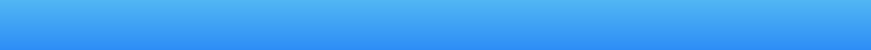
<?xml version="1.0" encoding="UTF-8"?>
<ui version="4.0">
 <class>TopBar</class>
 <widget class="QFrame" name="TopBar">
  <property name="geometry">
   <rect>
    <x>0</x>
    <y>0</y>
    <width>871</width>
    <height>50</height>
   </rect>
  </property>
  <property name="minimumSize">
   <size>
    <width>0</width>
    <height>50</height>
   </size>
  </property>
  <property name="maximumSize">
   <size>
    <width>16777215</width>
    <height>50</height>
   </size>
  </property>
  <property name="windowTitle">
   <string>Frame</string>
  </property>
  <property name="styleSheet">
   <string notr="true">#TopBar
{
	background-color: qlineargradient(spread:pad, x1:0, y1:0, x2:0, y2:1, stop:0 rgba(81, 182, 243, 255), stop:1 rgba(45, 141, 246, 255));
}
</string>
  </property>
  <layout class="QHBoxLayout" name="horizontalLayout">
   <property name="leftMargin">
    <number>0</number>
   </property>
   <property name="topMargin">
    <number>0</number>
   </property>
   <property name="rightMargin">
    <number>0</number>
   </property>
   <property name="bottomMargin">
    <number>0</number>
   </property>
   <item>
    <widget class="QLabel" name="label">
     <property name="minimumSize">
      <size>
       <width>50</width>
       <height>50</height>
      </size>
     </property>
     <property name="maximumSize">
      <size>
       <width>50</width>
       <height>50</height>
      </size>
     </property>
     <property name="styleSheet">
      <string notr="true">border-image: url(:/image/Logo.png);</string>
     </property>
     <property name="text">
      <string/>
     </property>
    </widget>
   </item>
   <item>
    <widget class="QLabel" name="label_2">
     <property name="minimumSize">
      <size>
       <width>300</width>
       <height>50</height>
      </size>
     </property>
     <property name="maximumSize">
      <size>
       <width>300</width>
       <height>50</height>
      </size>
     </property>
     <property name="styleSheet">
      <string notr="true">border-image: url(:/image/toptitle.png);</string>
     </property>
     <property name="text">
      <string/>
     </property>
    </widget>
   </item>
   <item>
    <spacer name="horizontalSpacer">
     <property name="orientation">
      <enum>Qt::Horizontal</enum>
     </property>
     <property name="sizeHint" stdset="0">
      <size>
       <width>506</width>
       <height>20</height>
      </size>
     </property>
    </spacer>
   </item>
   <item>
    <widget class="QLabel" name="listenInfo">
     <property name="font">
      <font>
       <family>黑体</family>
       <pointsize>18</pointsize>
       <weight>75</weight>
       <bold>true</bold>
      </font>
     </property>
     <property name="styleSheet">
      <string notr="true">color: rgb(255, 255, 255);</string>
     </property>
     <property name="text">
      <string>  </string>
     </property>
    </widget>
   </item>
   <item>
    <widget class="QToolButton" name="fullScreen">
     <property name="text">
      <string/>
     </property>
     <property name="icon">
      <iconset resource="../../image.qrc">
       <normaloff>:/image/exitFull.png</normaloff>:/image/exitFull.png</iconset>
     </property>
     <property name="iconSize">
      <size>
       <width>24</width>
       <height>24</height>
      </size>
     </property>
     <property name="autoRaise">
      <bool>true</bool>
     </property>
    </widget>
   </item>
   <item>
    <widget class="QLabel" name="label_3">
     <property name="text">
      <string/>
     </property>
    </widget>
   </item>
  </layout>
 </widget>
 <resources>
  <include location="../../image.qrc"/>
 </resources>
 <connections/>
</ui>
